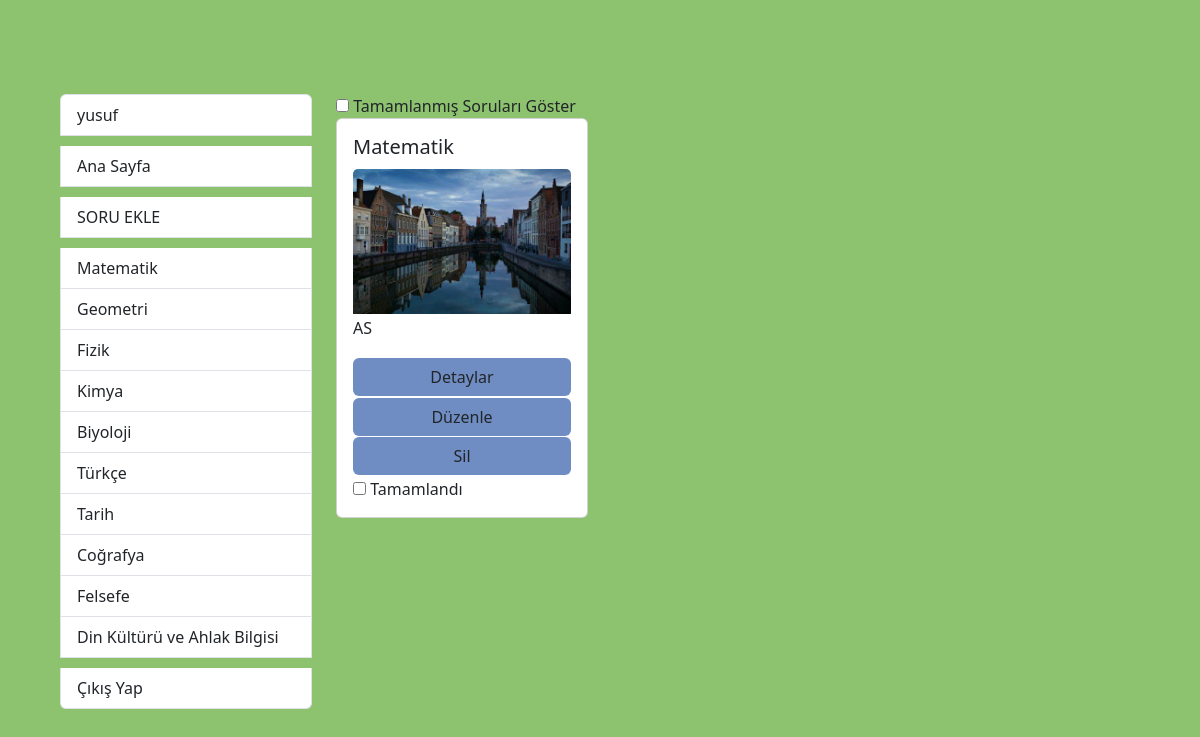
/category/1/ (signed in), run on the app's committed database.
### main_app/models.py (models this page shows, shortened)
class Category(models.Model):
    name = models.CharField(max_length=255)

class Question(models.Model):
    REASON_CHOICES = [
        ('Lack of Knowledge', 'Bilgi Eksikliği'),
        ('Other Reasons', 'Diğer Sebepler')
    ]
    user = models.ForeignKey(User, on_delete=models.CASCADE)
    category = models.ForeignKey(Category, on_delete=models.SET_NULL, null=True)
    question_image = models.ImageField(upload_to='questions/')
    answer_image = models.ImageField(upload_to='answers/', blank=True, null=True)
    notes = models.TextField(blank=True, null=True)
    created_at = models.DateTimeField(auto_now_add=True)
    mistake_reason = models.CharField(max_length=20, choices=REASON_CHOICES, blank=True, null=True)
    completed = models.BooleanField(default=False)

### main_app/views.py (the view)
# urls.py: path('category/<int:category_id>/', views.categoryQuestions, name='category_questions'),
@login_required
def categoryQuestions(request, category_id):
    category = get_object_or_404(Category, id=category_id)
    show_completed = request.GET.get('show_completed', 'false') == 'true'
    if show_completed:
        questions = Question.objects.filter(user=request.user, category=category)
    else:
        questions = Question.objects.filter(user=request.user, category=category, completed=False)
    categories = Category.objects.all()
    context = {
        'category': category,
        'questions': questions,
        'categories': categories,
        'username': request.user.username,
        'show_completed': show_completed
    }
    return render(request, 'category_questions.html', context)

### main_app/template/category_questions.html (shortened to what this page needs)
{% load static %}
<!DOCTYPE html>
<html lang="en">
<head>
    <link rel="stylesheet" href="{% static 'css/style.css' %}">
</head>
<body class="bg-green">
    <div class="container-fluid">
        <div class="home-page">
            <div class="row">
                <div class="col-3">
                    {% include 'user_info.html' %}
                </div>
                <div class="col-9">
                    <div class="row">
                        <div class="col-12">
                            <form id="completedForm" method="get" action="{% url 'category_questions' category.id %}">
                                <label>
                                    <input type="checkbox" name="show_completed" value="true" {% if show_completed %}checked{% endif %} onchange="toggleCompleted()">
                                    Tamamlanmış Soruları Göster
                                </label>
                            </form>
                        </div>
                    </div>
                    <div class="row">
                        {% for question in questions %}
                            <div class="col-4">
                                <div class="card">
                                    <div class="card-body">
                                        <h5 class="card-title">{{ question.category.name }}</h5>
                                        <img src="{{ question.question_image.url }}" alt="Soru Resmi" class="card-img-top">
                                        <p class="card-text">{{ question.notes }}</p>
                                        <a href="{% url 'question_detail' question.id %}" class="btn bg-blue">Detaylar</a>
                                        <a href="{% url 'edit_question' question.id %}" class="btn bg-blue">Düzenle</a>
                                        <a href="{% url 'delete_question' question.id %}" class="btn bg-blue">Sil</a>
                                        <form id="completedForm" method="post" action="{% url 'toggle_complete_question' question.id %}">
                                            <label>
                                                <input type="checkbox" name="completed" value="true" {% if question.completed %}checked{% endif %} onchange="toggleCompleted()">
                                                Tamamlandı
                                            </label>
                                        </form>
                                    </div>
                                </div>
                            </div>
                        {% endfor %}
                    </div>
                </div>
            </div>
        </div>
    </div>
</body>
</html>

### main_app/template/user_info.html
<div class="list-group">
    <a href="#" class="list-group-item list-group-item-action" style="margin-bottom: 10px;">{{ username }}</a>
    <a href="{% url 'home' %}" class="list-group-item list-group-item-action" style="margin-bottom: 10px;">Ana Sayfa</a>
    <a href="{% url 'add_question' %}" class="list-group-item list-group-item-action" style="margin-bottom: 10px;">SORU EKLE</a>
    {% for category in categories %}
        <a href="{% url 'category_questions' category.id %}" class="list-group-item list-group-item-action">{{ category.name }}</a>
    {% endfor %}
    <a href="{% url 'logout' %}" class="list-group-item list-group-item-action" style="margin-top: 10px;">Çıkış Yap</a>
</div>

### main_app/template/category_questions.html (style rules this page uses)
.bg-green { background-color: rgb(141, 194, 111); }
.home-page { width: 1080px; padding: 8% 0 0; margin: auto; }
.bg-blue { background-color: rgb(111, 141, 194); }
.card { height: 400px; display: flex; flex-direction: column; justify-content: space-between; }
.card img { max-height: 200px; object-fit: cover; }
.card-body { flex-grow: 1; display: flex; flex-direction: column; justify-content: space-between; }

### data on the page
Category: name "Matematik"
Category: name "Geometri"
Category: name "Fizik"
Category: name "Kimya"
Category: name "Biyoloji"
Category: name "Türkçe"
Category: name "Tarih"
Category: name "Coğrafya"
Category: name "Felsefe"
Category: name "Din Kültürü ve Ahlak Bilgisi"
Question: category.name "Matematik", question_image (picture), notes "AS"

### other printed values
{{ username }} "yusuf"
